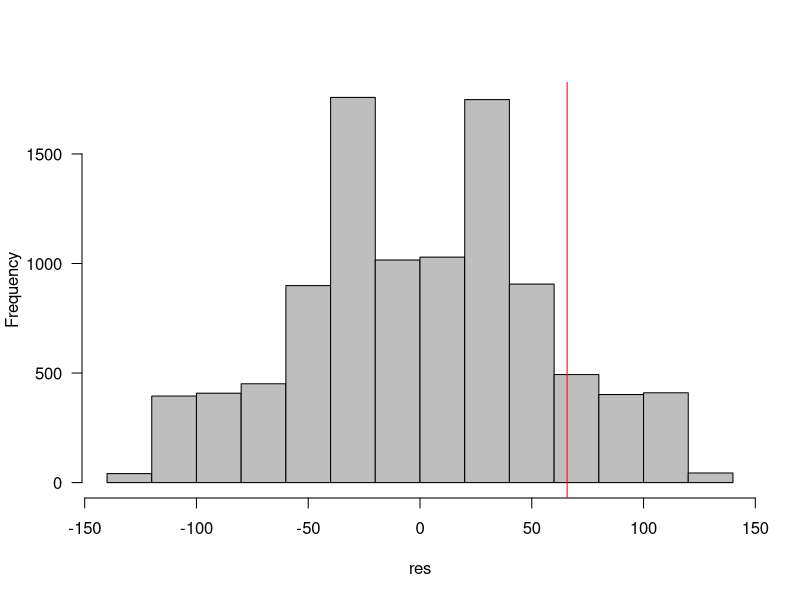
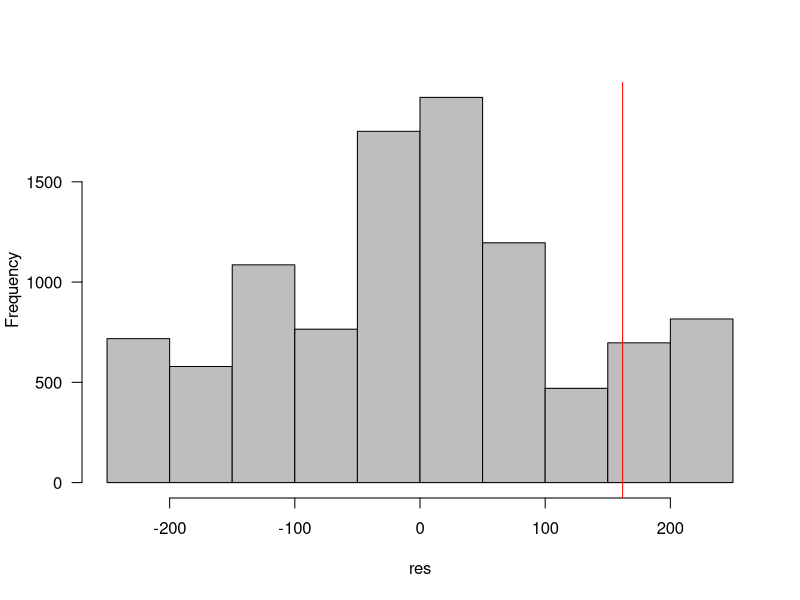

Reproduce these figures in R, in order.
#Assignment 5 2021/02/26

#Packages used 
library(readxl)
WT_KO <- read_excel("WT_KO.xlsx")

#Hypothesis 1: Mean tumor size were bigger on on Day 10 in KO mice compared to 
#WT mice treated with Vaccinia.

#modifying data structure
WT <- unlist(WT_KO[5,2:6])
KO <- unlist(WT_KO[5,7:11])
Group <- c(rep('WT', 5), rep('KO', 5))
Tumor_Size <- c(WT, KO)
DATA <- data.frame(Group, Tumor_Size)

set.seed(12345)

sims <- 9999
res <- numeric(sims)
for (i in 1:sims) {
  perms <- sample(nrow(DATA))
  shuffle <- transform(DATA,Tumor_Size=Tumor_Size[perms]) #new combos
  res[i] <- mean(shuffle$Tumor_Size[shuffle$Group=="WT"])-
    mean(shuffle$Tumor_Size[shuffle$Group=="KO"])
}
obs <- mean(DATA$Tumor_Size[DATA$Group=="WT"])-
  mean(DATA$Tumor_Size[DATA$Group=="KO"]) #real mean

res <- c(res,obs) #add to the possibilities


p_val_perm <- mean(abs(res)>=abs(obs)); abs(obs); p_val_perm #p-val for obs

hist(res,col="gray",las=1,main="")
abline(v=obs,col="red")

p_val_t <- t.test(Tumor_Size~Group,data=DATA,var.equal=TRUE); p_val_t

#Hypothesis 2: Mean tumor size was bigger on Day 0 vs Day 10 for KO mice 
#treated with Vaccinia

PBS_10 <- unlist(WT_KO[5,12:15])
WT_10 <- unlist(WT_KO[5,2:6])
Group_2 <- c(rep('PBS_10', 4), rep('Vaccinia_10', 5))
Tumor_Size_2 <- c(PBS_10, WT_10)
DATA_2 <- data.frame(Group_2, Tumor_Size_2)

set.seed(12345) 
sims <- 9999
res <- numeric(sims)
for (i in 1:sims) {
  perms <- sample(nrow(DATA_2))
  shuffle <- transform(DATA_2,Tumor_Size_2=Tumor_Size_2[perms])
  res[i] <- mean(shuffle$Tumor_Size_2[shuffle$Group_2=="PBS_10"])-
    mean(shuffle$Tumor_Size_2[shuffle$Group_2=="Vaccinia_10"])
}
obs <- mean(DATA_2$Tumor_Size_2[DATA_2$Group_2=="PBS_10"])-
  mean(DATA_2$Tumor_Size_2[DATA_2$Group_2=="Vaccinia_10"])

res <- c(res,obs)

p_val_perm <- mean(abs(res)>=abs(obs)); abs(obs); p_val_perm #p-val for obs

hist(res,col="gray",las=1,main="")
abline(v=obs,col="red")



p_val_t <- t.test(Tumor_Size_2~Group_2,data=DATA_2,var.equal=TRUE); p_val_t
